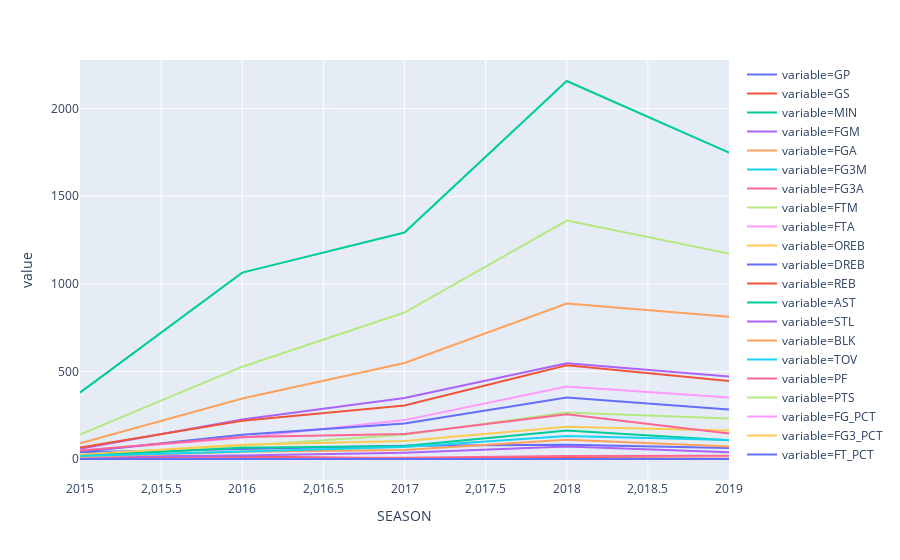

This figure's notebook cell:
### Code cell
px.line(career_agg_df, "SEASON", "value", color="variable")

### Figure 1 — Plotly figure (JSON) as saved in the notebook; plotly's stock layout.template omitted (floating-point values rounded to 4 significant figures)
{"data": [{"hoverlabel": {"namelength": 0}, "hovertemplate": "variable=GP<br>SEASON=%{x}<br>value=%{y}", "legendgroup": "variable=GP", "line": {"color": "#636efa", "dash": "solid"}, "mode": "lines", "name": "variable=GP", "showlegend": true, "type": "scatter", "x": [2015, 2016, 2017, 2018, 2019], "xaxis": "x", "y": [39, 58, 76, 82, 63], "yaxis": "y"}, {"hoverlabel": {"namelength": 0}, "hovertemplate": "variable=GS<br>SEASON=%{x}<br>value=%{y}", "legendgroup": "variable=GS", "line": {"color": "#EF553B", "dash": "solid"}, "mode": "lines", "name": "variable=GS", "showlegend": true, "type": "scatter", "x": [2015, 2016, 2017, 2018, 2019], "xaxis": "x", "y": [1, 14, 3, 5, 2], "yaxis": "y"}, {"hoverlabel": {"namelength": 0}, "hovertemplate": "variable=MIN<br>SEASON=%{x}<br>value=%{y}", "legendgroup": "variable=MIN", "line": {"color": "#00cc96", "dash": "solid"}, "mode": "lines", "name": "variable=MIN", "showlegend": true, "type": "scatter", "x": [2015, 2016, 2017, 2018, 2019], "xaxis": "x", "y": [379, 1064, 1293, 2158, 1749], "yaxis": "y"}, {"hoverlabel": {"namelength": 0}, "hovertemplate": "variable=FGM<br>SEASON=%{x}<br>value=%{y}", "legendgroup": "variable=FGM", "line": {"color": "#ab63fa", "dash": "solid"}, "mode": "lines", "name": "variable=FGM", "showlegend": true, "type": "scatter", "x": [2015, 2016, 2017, 2018, 2019], "xaxis": "x", "y": [58, 225, 348, 546, 471], "yaxis": "y"}, {"hoverlabel": {"namelength": 0}, "hovertemplate": "variable=FGA<br>SEASON=%{x}<br>value=%{y}", "legendgroup": "variable=FGA", "line": {"color": "#FFA15A", "dash": "solid"}, "mode": "lines", "name": "variable=FGA", "showlegend": true, "type": "scatter", "x": [2015, 2016, 2017, 2018, 2019], "xaxis": "x", "y": [90, 345, 548, 888, 812], "yaxis": "y"}, {"hoverlabel": {"namelength": 0}, "hovertemplate": "variable=FG3M<br>SEASON=%{x}<br>value=%{y}", "legendgroup": "variable=FG3M", "line": {"color": "#19d3f3", "dash": "solid"}, "mode": "lines", "name": "variable=FG3M", "showlegend": true, "type": "scatter", "x": [2015, 2016, 2017, 2018, 2019], "xaxis": "x", "y": [0, 1, 1, 3, 0], "yaxis": "y"}, {"hoverlabel": {"namelength": 0}, "hovertemplate": "variable=FG3A<br>SEASON=%{x}<br>value=%{y}", "legendgroup": "variable=FG3A", "line": {"color": "#FF6692", "dash": "solid"}, "mode": "lines", "name": "variable=FG3A", "showlegend": true, "type": "scatter", "x": [2015, 2016, 2017, 2018, 2019], "xaxis": "x", "y": [1, 7, 7, 17, 18], "yaxis": "y"}, {"hoverlabel": {"namelength": 0}, "hovertemplate": "variable=FTM<br>SEASON=%{x}<br>value=%{y}", "legendgroup": "variable=FTM", "line": {"color": "#B6E880", "dash": "solid"}, "mode": "lines", "name": "variable=FTM", "showlegend": true, "type": "scatter", "x": [2015, 2016, 2017, 2018, 2019], "xaxis": "x", "y": [24, 76, 139, 266, 231], "yaxis": "y"}, {"hoverlabel": {"namelength": 0}, "hovertemplate": "variable=FTA<br>SEASON=%{x}<br>value=%{y}", "legendgroup": "variable=FTA", "line": {"color": "#FF97FF", "dash": "solid"}, "mode": "lines", "name": "variable=FTA", "showlegend": true, "type": "scatter", "x": [2015, 2016, 2017, 2018, 2019], "xaxis": "x", "y": [46, 121, 222, 414, 351], "yaxis": "y"}, {"hoverlabel": {"namelength": 0}, "hovertemplate": "variable=OREB<br>SEASON=%{x}<br>value=%{y}", "legendgroup": "variable=OREB", "line": {"color": "#FECB52", "dash": "solid"}, "mode": "lines", "name": "variable=OREB", "showlegend": true, "type": "scatter", "x": [2015, 2016, 2017, 2018, 2019], "xaxis": "x", "y": [25, 81, 103, 184, 163], "yaxis": "y"}, {"hoverlabel": {"namelength": 0}, "hovertemplate": "variable=DREB<br>SEASON=%{x}<br>value=%{y}", "legendgroup": "variable=DREB", "line": {"color": "#636efa", "dash": "solid"}, "mode": "lines", "name": "variable=DREB", "showlegend": true, "type": "scatter", "x": [2015, 2016, 2017, 2018, 2019], "xaxis": "x", "y": [40, 138, 203, 351, 282], "yaxis": "y"}, {"hoverlabel": {"namelength": 0}, "hovertemplate": "variable=REB<br>SEASON=%{x}<br>value=%{y}", "legendgroup": "variable=REB", "line": {"color": "#EF553B", "dash": "solid"}, "mode": "lines", "name": "variable=REB", "showlegend": true, "type": "scatter", "x": [2015, 2016, 2017, 2018, 2019], "xaxis": "x", "y": [65, 219, 306, 535, 445], "yaxis": "y"}, {"hoverlabel": {"namelength": 0}, "hovertemplate": "variable=AST<br>SEASON=%{x}<br>value=%{y}", "legendgroup": "variable=AST", "line": {"color": "#00cc96", "dash": "solid"}, "mode": "lines", "name": "variable=AST", "showlegend": true, "type": "scatter", "x": [2015, 2016, 2017, 2018, 2019], "xaxis": "x", "y": [17, 64, 74, 162, 107], "yaxis": "y"}, {"hoverlabel": {"namelength": 0}, "hovertemplate": "variable=STL<br>SEASON=%{x}<br>value=%{y}", "legendgroup": "variable=STL", "line": {"color": "#ab63fa", "dash": "solid"}, "mode": "lines", "name": "variable=STL", "showlegend": true, "type": "scatter", "x": [2015, 2016, 2017, 2018, 2019], "xaxis": "x", "y": [11, 20, 36, 71, 39], "yaxis": "y"}, {"hoverlabel": {"namelength": 0}, "hovertemplate": "variable=BLK<br>SEASON=%{x}<br>value=%{y}", "legendgroup": "variable=BLK", "line": {"color": "#FFA15A", "dash": "solid"}, "mode": "lines", "name": "variable=BLK", "showlegend": true, "type": "scatter", "x": [2015, 2016, 2017, 2018, 2019], "xaxis": "x", "y": [11, 42, 52, 110, 72], "yaxis": "y"}, {"hoverlabel": {"namelength": 0}, "hovertemplate": "variable=TOV<br>SEASON=%{x}<br>value=%{y}", "legendgroup": "variable=TOV", "line": {"color": "#19d3f3", "dash": "solid"}, "mode": "lines", "name": "variable=TOV", "showlegend": true, "type": "scatter", "x": [2015, 2016, 2017, 2018, 2019], "xaxis": "x", "y": [17, 44, 68, 132, 108], "yaxis": "y"}, {"hoverlabel": {"namelength": 0}, "hovertemplate": "variable=PF<br>SEASON=%{x}<br>value=%{y}", "legendgroup": "variable=PF", "line": {"color": "#FF6692", "dash": "solid"}, "mode": "lines", "name": "variable=PF", "showlegend": true, "type": "scatter", "x": [2015, 2016, 2017, 2018, 2019], "xaxis": "x", "y": [48, 126, 143, 255, 146], "yaxis": "y"}, {"hoverlabel": {"namelength": 0}, "hovertemplate": "variable=PTS<br>SEASON=%{x}<br>value=%{y}", "legendgroup": "variable=PTS", "line": {"color": "#B6E880", "dash": "solid"}, "mode": "lines", "name": "variable=PTS", "showlegend": true, "type": "scatter", "x": [2015, 2016, 2017, 2018, 2019], "xaxis": "x", "y": [140, 527, 836, 1361, 1173], "yaxis": "y"}, {"hoverlabel": {"namelength": 0}, "hovertemplate": "variable=FG_PCT<br>SEASON=%{x}<br>value=%{y}", "legendgroup": "variable=FG_PCT", "line": {"color": "#FF97FF", "dash": "solid"}, "mode": "lines", "name": "variable=FG_PCT", "showlegend": true, "type": "scatter", "x": [2015, 2016, 2017, 2018, 2019], "xaxis": "x", "y": [0.644, 0.652, 0.635, 0.615, 0.58], "yaxis": "y"}, {"hoverlabel": {"namelength": 0}, "hovertemplate": "variable=FG3_PCT<br>SEASON=%{x}<br>value=%{y}", "legendgroup": "variable=FG3_PCT", "line": {"color": "#FECB52", "dash": "solid"}, "mode": "lines", "name": "variable=FG3_PCT", "showlegend": true, "type": "scatter", "x": [2015, 2016, 2017, 2018, 2019], "xaxis": "x", "y": [0, 0.143, 0.143, 0.176, 0], "yaxis": "y"}, {"hoverlabel": {"namelength": 0}, "hovertemplate": "variable=FT_PCT<br>SEASON=%{x}<br>value=%{y}", "legendgroup": "variable=FT_PCT", "line": {"color": "#636efa", "dash": "solid"}, "mode": "lines", "name": "variable=FT_PCT", "showlegend": true, "type": "scatter", "x": [2015, 2016, 2017, 2018, 2019], "xaxis": "x", "y": [0.522, 0.628, 0.626, 0.643, 0.658], "yaxis": "y"}], "layout": {"legend": {"tracegroupgap": 0}, "margin": {"t": 60}, "xaxis": {"anchor": "y", "domain": [0, 1], "title": {"text": "SEASON"}}, "yaxis": {"anchor": "x", "domain": [0, 1], "title": {"text": "value"}}}}
